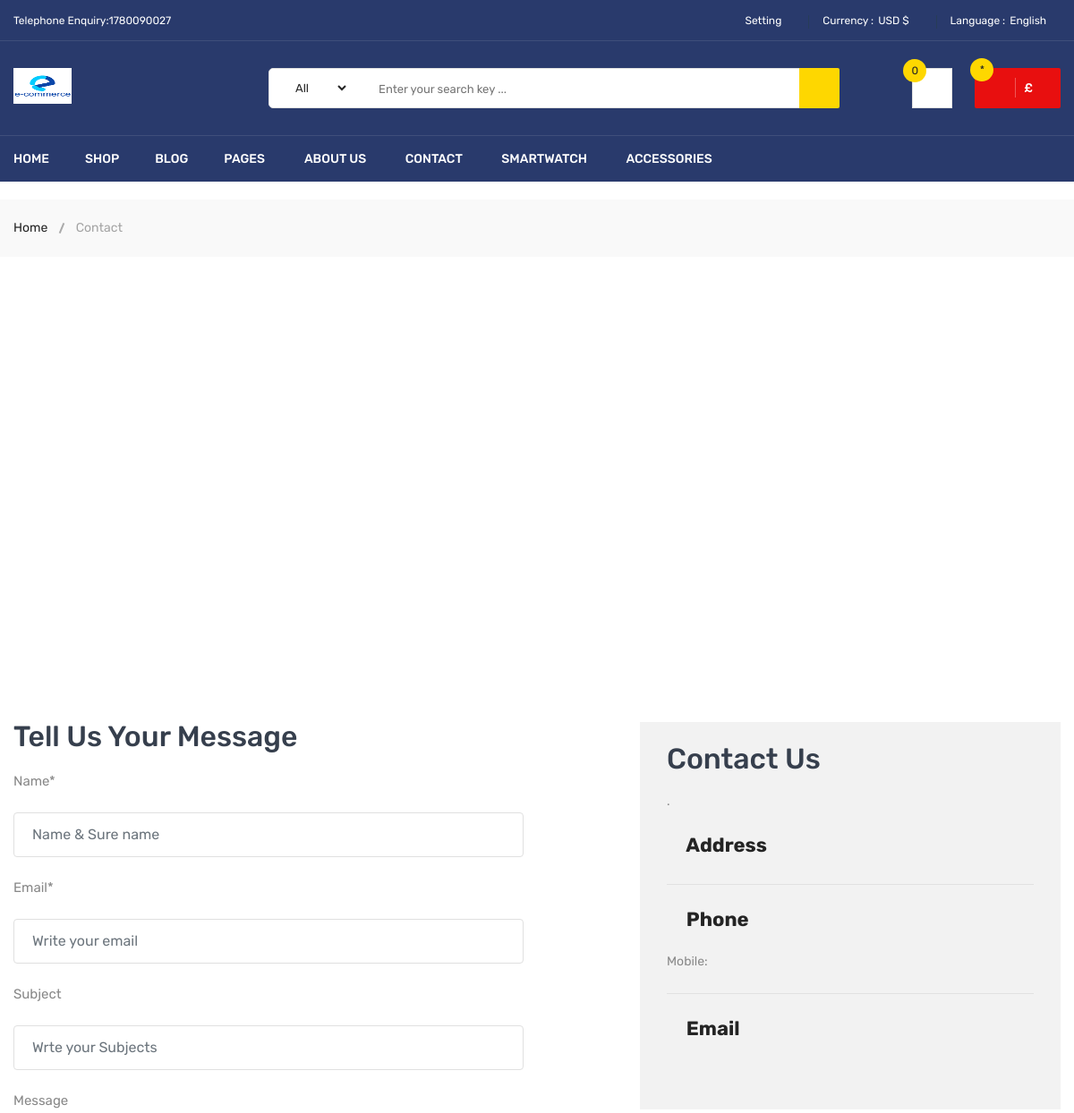
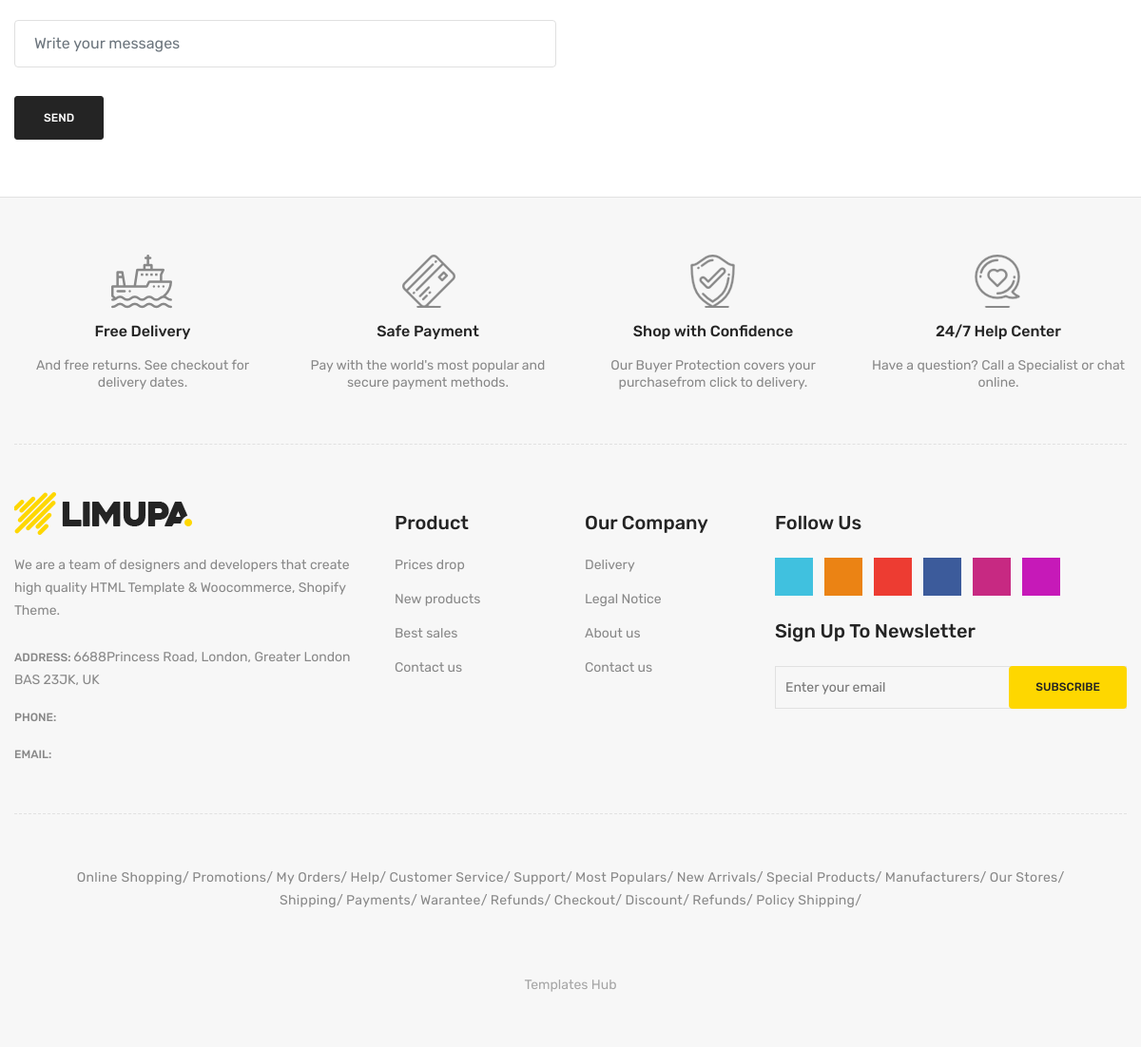
Page /contact/ on the committed database (2 pictures, top to bottom).
### EcomApp/models.py (models this page shows, shortened)
class Setting(models.Model):
    STATUS = (
        ('True', 'True'),
        ('False', 'False'),
    )
    title = models.CharField(max_length=200)
    keyword = models.CharField(max_length=200)
    description = models.TextField()
    address = models.CharField(max_length=200)
    phone = models.IntegerField()
    fax = models.CharField(blank=True, max_length=50)
    email = models.EmailField(blank=True, null=True, max_length=50)
    smptserver = models.CharField(max_length=100)
    smtpemail = models.EmailField(blank=True, null=True, max_length=50)
    smptpassword = models.CharField(blank=True, max_length=50)
    smptport = models.CharField(blank=True, max_length=100)
    icon = models.ImageField(blank=True, null=True, upload_to='icon/')
    facebook = models.CharField(blank=True, max_length=100)
    instagram = models.CharField(blank=True, max_length=100)
    address = models.TextField()
    contact = models.TextField()
    reference = models.TextField()
    status = models.CharField(max_length=50, choices=STATUS)
    created_at = models.DateTimeField(auto_now_add=True)
    updated_at = models.DateTimeField(auto_now=True)

### EcomApp/views.py (the view, shortened to what this page needs)
# urls.py: path('contact/', contact, name='contact_dat'),
def contact(request):
    form = ContactForm
    context = {
        'form': form,
    }
    return render(request, 'contact_form.html', context)

### EcomApp/templatetags/ecomtag.py (called while the page is built)
@register.simple_tag
def ecom_cat():
    return Category.objects.all()

@register.simple_tag
def ecom_set():
    return Setting.objects.get(id=1)

### EcomApp/templates/contact_form.html (shortened to what this page needs)
      {%extends 'index.html'%}
{%load static%}
{% load crispy_forms_tags %}
            {% block header %}
                {% include "header.html" %}
            {% endblock header %}
             {% block another_content %}
    <div class="breadcrumb-area">
                <div class="container">
                    <div class="breadcrumb-content">
                        <ul>
                            <li><a href="index.html">Home</a></li>
                            <li class="active">Contact</li>
                        </ul>
                    </div>
                </div>
            </div>
            <div class="contact-main-page mt-60 mb-40 mb-md-40 mb-sm-40 mb-xs-40">
                <div class="container mb-60">
                    <div id="google-map"></div>
                </div>
                <div class="container">
                    <div class="row">
                        <div class="col-lg-5 offset-lg-1 col-md-12 order-1 order-lg-2">
                            <div class="contact-page-side-content">
                                <h3 class="contact-page-title">Contact Us</h3>
                                <p class="contact-page-message mb-25">
                                    {{setting.description}}.</p>
                                <div class="single-contact-block">
                                    <h4><i class="fa fa-fax"></i> Address</h4>
                                </div>
                                <div class="single-contact-block">
                                    <h4><i class="fa fa-phone"></i> Phone</h4>
                                    <p>Mobile: {{setting.phone}}</p>
                                </div>
                                <div class="single-contact-block last-child">
                                    <h4><i class="fa fa-envelope-o"></i> Email</h4>
                                </div>
                            </div>
                        </div>
                        <div class="col-lg-6 col-md-12 order-2 order-lg-1">
                            <div class="contact-form-content pt-sm-55 pt-xs-55">
                                <h3 class="contact-page-title">Tell Us Your Message</h3>
                                <div class="contact-form">
                                    <form  id="contact-form" action="{%url 'contact_dat'%}" method="post">
                                        <div class="form-group">
                                          {{form.name|as_crispy_field}}
                                        </div>
                                        <div class="form-group">
                                         {{form.email|as_crispy_field}}
                                        </div>
                                        <div class="form-group">
                                           {{form.subject|as_crispy_field}}
                                        </div>
                                        <div class="form-group mb-30">
                                           {{form.message|as_crispy_field}}
                                        </div>
                                        <div class="form-group">
                                            <button type="submit" value="submit" id="submit" class="li-btn-3" name="submit">send</button>
                                        </div>
                                    </form>
                                </div>
                            </div>
                        </div>
                    </div>
                </div>
            </div>
              {% endblock another_content %}
                    {% block footer %}
            {% include "footer.html" %}
            {% endblock footer %}

### EcomApp/templates/header.html (shortened to what this page needs)
{%load static%}
{% load ecomtag %}
{%ecom_set as setting%}
<header class="li-header-4">
    <div class="header-top">
        <div class="container">
            <div class="row">
                <div class="col-lg-3 col-md-4">
                    <div class="header-top-left">
                        <ul class="phone-wrap">
                            <li><span>Telephone Enquiry:</span><a href="#">{{setting.phone}}</a></li>
                        </ul>
                    </div>
                </div>
                <div class="col-lg-9 col-md-8">
                    <div class="header-top-right">
                        <ul class="ht-menu">
                            <li>
                                <div class="ht-setting-trigger"><span>Setting</span></div>
                            </li>
                            <li>
                                <span class="currency-selector-wrapper">Currency :</span>
                                <div class="ht-currency-trigger"><span>USD $</span></div>
                            </li>
                            <li>
                                <span class="language-selector-wrapper">Language :</span>
                                <div class="ht-language-trigger"><span>English</span></div>
                            </li>
                        </ul>
                    </div>
                </div>
            </div>
        </div>
    </div>
    <div class="header-middle pl-sm-0 pr-sm-0 pl-xs-0 pr-xs-0">
        <div class="container">
            <div class="row">
                <div class="col-lg-3">
                    <div class="logo pb-sm-30 pb-xs-30">
                        <a href="{%url 'home'%}">
                            <img src="{{setting.icon.url}}" style="height: 40px;width: 65px" alt="">
                        </a>
                    </div>
                </div>
                <div class="col-lg-9 pl-0 ml-sm-15 ml-xs-15">
                    <form action="{%url 'SearchView'%}" class="hm-searchbox" method="post">
                        <select name="cat_id" class="nice-select select-search-category">
                            <option value="0">All</option>
                            {% load mptt_tags %}
                        </select>
                        <input type="text" placeholder="Enter your search key ..." id="query" name="query">
                        <button class="li-btn" type="submit"><i class="fa fa-search"></i></button>
                    </form>
                    <div class="header-middle-right">
                        <ul class="hm-menu">
                            <li class="hm-wishlist">
                                <a href="wishlist.html">
                                    <span class="cart-item-count wishlist-item-count">0</span>
                                    <i class="fa fa-heart-o"></i>
                                </a>
                            </li>
                            <li class="hm-minicart">
                                <div class="hm-minicart-trigger">
                                    <span class="item-text">£{{total_amount}}
                                        <span class="cart-item-count">*{{total_quan}}</span>
                                    </span>
                                </div>
                            </li>
                        </ul>
                    </div>
                </div>
            </div>
        </div>
    </div>
    <div class="header-bottom header-sticky d-none d-lg-block d-xl-block">
        <div class="container">
            <div class="row">
                <div class="col-lg-12">
                    <div class="hb-menu">
                        <nav>
                            <ul>
                                <li><a href="{%url 'home'%}">Home</a>
                                <li class=""><a href="shop-left-sidebar.html"> Shop</a>
                                <li class=""><a href="blog-left-sidebar.html"> Blog</a>
                                <li class="megamenu-static-holder"><a href="index.html">Pages</a>
                                <li><a href="{%url 'about'%}">About Us</a></li>
                                <li><a href="{%url 'contact_dat'%}">Contact</a></li>
                                <li><a href="shop-left-sidebar.html">Smartwatch</a></li>
                                <li><a href="shop-left-sidebar.html">Accessories</a></li>
                            </ul>
                        </nav>
                    </div>
                </div>
            </div>
        </div>
    </div>
</header>

### static/css/responsive.css (style rules this page uses)
@media (min-width: 1200px) and (max-width: 1500px) { .container { max-width: 1170px; padding-left: 0; padding-right: 0; } }

### rows in the picture
Setting: phone "1780090027", icon (picture)
